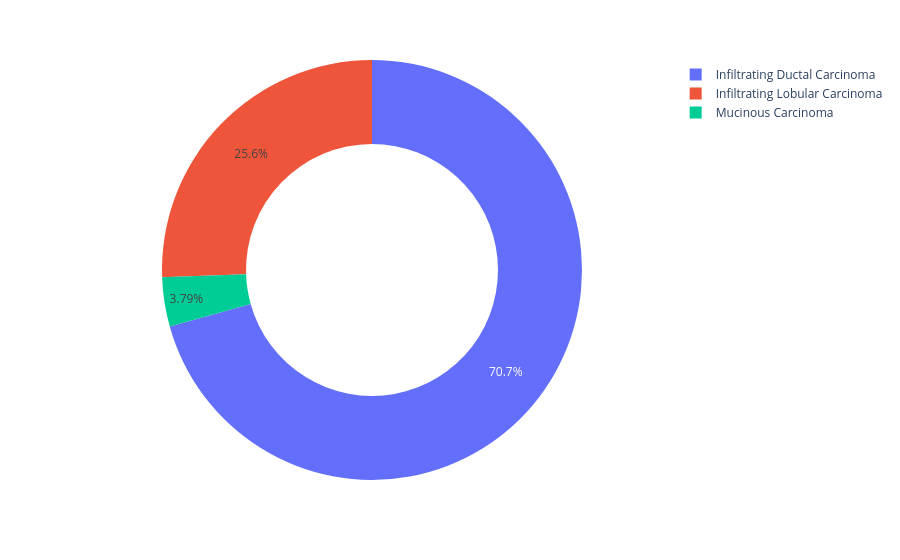

Source (notebook cell):
### Code cell
figure = px.pie(
    df,
    names='Histology',
    hole=0.60
)
figure.show()

### Figure 1 — Plotly figure (JSON) as saved in the notebook; plotly's stock layout.template omitted (floating-point values rounded to 4 significant figures; data arrays with more than 128 entries replaced by an {"elided": "..."} marker saying what was removed)
{"data": [{"domain": {"x": [0, 1], "y": [0, 1]}, "hole": 0.6, "hovertemplate": "Histology=%{label}<extra></extra>", "labels": {"elided": "317 str values"}, "legendgroup": "", "name": "", "showlegend": true, "type": "pie"}], "layout": {"legend": {"tracegroupgap": 0}, "margin": {"t": 60}}}
